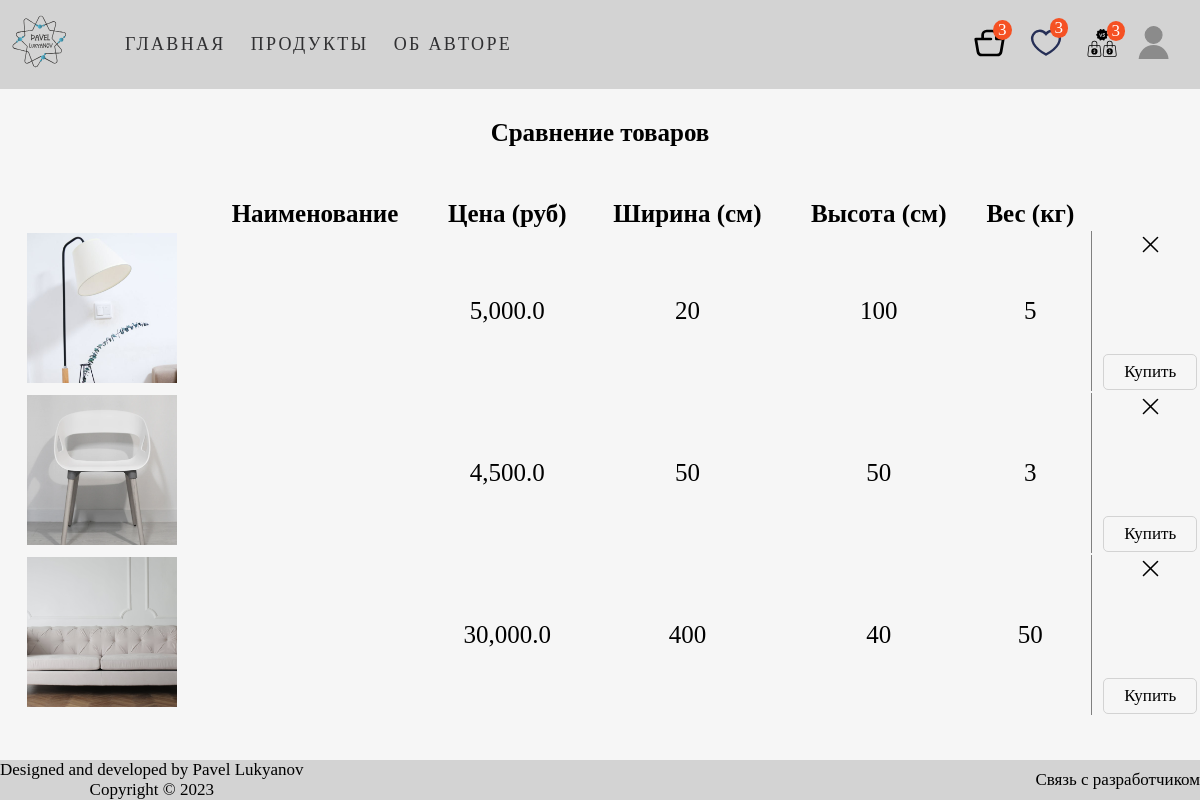
The page /compare/ (signed in) on the database its author committed.
### main_page/models.py (models this page shows, shortened)
class Menu(models.Model):
    title = models.CharField(max_length=50)
    url = models.CharField(max_length=100)
    class Meta:
        verbose_name = 'Меню'
        verbose_name_plural = 'Меню'

class Product(models.Model):
    category = models.ForeignKey(Category, on_delete=models.CASCADE, null=True,
                                 verbose_name='Категория')
    name = models.CharField(max_length=50, db_index=True, verbose_name='Наименование', null=True)
    slug = models.SlugField(max_length=100, db_index=True, null=True, verbose_name='Слаг')
    description = models.TextField(max_length=350, verbose_name='Описание', null=True)
    img = models.ImageField(upload_to='main_page/images', verbose_name='Изображение', null=True)
    width = models.CharField(max_length=10, verbose_name='Ширина (см)', null=True)
    height = models.CharField(max_length=10, verbose_name='Высота (см)', null=True)
    weight = models.CharField(max_length=10, verbose_name='Вес (кг)', null=True)
    price = models.FloatField(max_length=6, verbose_name='Цена (руб)', null=True)
    discount_price = models.CharField(max_length=10, null=True, verbose_name='Цена со скидкой')
    start_date = models.DateTimeField(null=True, blank=True, verbose_name='Дата старта распродажи')
    end_date = models.DateTimeField(null=True, blank=True, verbose_name='Дата окончания распродажи')
    availability_status = models.ForeignKey(ProductAvailability, on_delete=models.CASCADE, null=True, verbose_name='Наличие')
    reviewer = models.ForeignKey(Profile, on_delete=models.CASCADE, null=True, blank=True)
    vote_total = models.IntegerField(default=0, null=True, blank=True)
    vote_ratio = models.IntegerField(default=0, null=True, blank=True)
    created = models.DateTimeField(auto_now_add=True, null=True)
    updated = models.DateTimeField(auto_now=True, null=True)
    cart_prods = models.ForeignKey(ShoppingCart, on_delete=models.CASCADE, null=True)
    class Meta:
        ordering = ('name', '-vote_ratio', '-vote_total')
        index_together = ('id', 'slug',)
        verbose_name = 'Товар'
        verbose_name_plural = 'Товары'

### prod_comparison/views.py (the view)
# urls.py: path('', views.get_all_products, name='all_compare'),
@login_required
def get_all_products(request):
    menu = Menu.objects.all()
    cart_prods_counter = request.user.shoppingcart_set.all()
    favourite_prods_counter = request.user.favourite_set.all()
    compare_prods_counter = request.user.compare_set.all()
    compare_items = request.user.compare_set.all()
    compare_items = [item.product for item in compare_items]
    return render(request, 'prod_compare/compare_prod.html', {
        'compare_items': compare_items,
        'menu': menu,
        'cart_prods_counter': cart_prods_counter,
        'favourite_prods_counter': favourite_prods_counter,
        'compare_prods_counter': compare_prods_counter,
    })

### templates/prod_compare/compare_prod.html
{% extends 'main_page/base.html' %}
{% load static %}
{% block css %}
    <link rel="stylesheet" href="{% static 'css/compare.css' %}">
{% endblock %}
{% block content %}
    <h1 class="compare-app__title">Сравнение товаров</h1>
    <section class="container">
        <div class="compare-group">
            <table class="compare-product-table">
                <thead>
                    <tr class="row-titles">
                        <th class="product-thumbnail">&nbsp;</th>
                        <th class="product-name">Наименование</th>
                        <th class="product-price">Цена (руб)</th>
                        <th class="product-width">Ширина (см)</th>
                        <th class="product-height">Высота (см)</th>
                        <th class="product-weight">Вес (кг)</th>
                        <th class="product-remove"></th>
                    </tr>
                </thead>
                <tbody>
                    {% if compare_items %}
                        {% for spec in compare_items %}
                            <tr class="table-row">
                                <td><img src="{{ spec.img.url }}" height="150" width="150" alt="Товар"></td>
                                <td><p>{{ spec.product }}</p></td>
                                <td><p>{{ spec.price }}</p></td>
                                <td><p>{{ spec.width }}</p></td>
                                <td><p>{{ spec.height }}</p></td>
                                <td><p>{{ spec.weight }}</p></td>
                                <td class="product-action-section">
                                    <div class="product-action">
                                        <a class="remove-prod" href="{% url 'compare:remove_item' spec.id %}">
                                            <img src="{% static 'shopping_cart/remove-icon.svg' %}" width="25px" height="25px"
                                            alt="Удалить товар">
                                        </a>
                                        <a class="buy-prod" href="{% url 'cart:add_item' spec.id %}">Купить</a>
                                    </div>
                                </td>
                            </tr>
                        {% endfor %}
                    {% endif %}
                </tbody>
            </table>
        </div>
    </section>
{% endblock %}

### templates/main_page/base.html (shortened to what this page needs)
<!DOCTYPE html>
{% load static %}
<html lang="en">
<head>
    <link rel="stylesheet" href="{% static 'css/base.css' %}">
    {% block css %} {% endblock %}
</head>
<body>
    <header class="page-header">
        <div class="page-header__wrapper container">
            <nav class="site-nav page-header__site-nav">
                <div class="page-header__logo">
                    <a href="{% url 'main_page:index' %}">
                        <img src="{% static 'main_page/my_logo.svg' %}" width="80" height="80" alt="Логотип автора">
                    </a>
                </div>
                <ul class="site-nav__list">
                    {% for item in menu %}
                        <li class="site-nav__item"><a href="{{ item.url }}">{{ item.title }}</a></li>
                    {% endfor %}
                </ul>
            </nav>
            <div class="user-nav__user-block">
                {% if user.is_authenticated %}
                    <div class="user-nav__shop_block">
                        <span class="cart-counter">{{ cart_prods_counter.count }}</span>
                        <span class="favourite-counter">{{ favourite_prods_counter.count }}</span>
                        <span class="compare-counter">{{ compare_prods_counter.count }}</span>
                        <a href="{% url 'cart:cart' %}"><img src="{% static 'main_page/shop_cart.svg' %}"
                                                             height="32" width="33" alt="Корзина товаров">
                        </a>
                        <a href="{% url 'favourites:all_products' %}"><img src="{% static 'main_page/favourites-icon.svg' %}"
                                                                           width="32" height="33" alt="Избранное">
                        </a>
                        <a href="{% url 'compare:all_compare' %}"><img src="{% static 'main_page/compare.svg' %}"
                                                                           width="32" height="33" alt="Избранное">
                        </a>
                    </div>
                    <div class="user-nav__profile">
                        <a class="user-nav__logo" id="user-icon" href="{% url 'main_page:index' %}">
                            <img src="{% static 'main_page/user_logo.svg' %}"
                                 width="32" height="33" alt="Пользователь">
                        </a>
                    </div>
                {% else %}
                    <ul class="user-nav__user-auth">
                        <li><a href="{% url 'signup' %}">Зарегистрироваться</a></li>
                        <li><a href="{% url 'login' %}">Войти</a></li>
                    </ul>
                {% endif %}
            </div>
        </div>
    </header>
    {% block content %}
    {% endblock %}
    <footer class="basement-content">
        <div class="footer container">
            <div class="info-line">
                <div class="rights">
                    <p>Designed and developed by Pavel Lukyanov</p>
                    <p>Copyright © 2023</p>
                </div>
                <div class="info-line__menu">
                    <a class="top-line__menu-item" href="https://t.me/Lukianov08">Связь с разработчиком</a>
                </div>
            </div>
        </div>
    </footer>
</body>
</html>

### main_page/static/css/base.css (style rules this page uses)
body { height: 100%; padding: 0; margin: 0; background-color: #f6f6f6; }
h1, h2, h3, p { margin: 0; padding: 0; }
.container { max-width: 1200px; min-width: 320px; margin: 0 auto; box-sizing: border-box }
a { text-decoration: none; color: black; cursor: pointer; }
.page-header { position: sticky; top: 0; }
ul { margin: 0; padding: 0; }
.page-header { background-color: lightgray; }
.page-header__logo { display: inline-block; padding-top: 5px; }
.page-header__wrapper { display: flex; flex-wrap: wrap; justify-content: space-between; align-items: center; }
.page-header__site-nav { display: flex; align-items: center; }
.site-nav__list { display: flex; margin-left: 20px; list-style: none; }
.site-nav__item, .user-nav__logo { margin: 15px 0 15px 0; padding-left: 25px; }
.site-nav__item a { font-size: 18px; line-height: 19px; color: #303032; text-transform: uppercase; letter-spacing: .13em; }
.user-nav__user-block { display: flex; align-items: center; }
.user-nav__logo { margin: 0; padding: 0; }
.user-nav__profile { display: flex; justify-content: center; flex-direction: column; align-items: center; margin-right: 30px; }
.user-nav__profile { position: relative; display: block; }
.user-nav__shop_block { position: relative; margin-right: 20px; }
.user-nav__shop_block a:not(:last-child) { margin-right: 20px; }
.user-nav__shop_block span { position: absolute; text-transform: uppercase; font-size: 17px; padding: 0 5px 0 5px; border-radius: 100%; color: white; background-color: #f55123; }
.cart-counter { top: -6px; left: 20px; }
.favourite-counter { top: -8px; right:50px; }
.compare-counter { top: -5px; right: -7px; }
.basement-content { position: absolute; bottom: 0; width: 100%; margin-top: 40px; background-color: #d3d3d3; }
.info-line { display: flex; justify-content: space-between; align-items: center; font-size: 17px; }
.rights p { text-align: center; font-weight: 400; }

### prod_comparison/static/css/compare.css (style rules this page uses)
body { padding: 0; margin: 0; background-color: #f6f6f6; }
a { text-decoration: none; color: black; cursor: pointer; }
section { padding: 20px 0 20px 0; font-size: 25px; }
.compare-app__title { text-align: center; font-size: 25px; padding: 30px 0 30px 0; }
.compare-product-table { width: 100%; text-align: center; }
.compare-product-table tr { margin-bottom: 100px; }
.product-action-section { border-left: 1px solid rgb(128, 128, 128); }
.product-action { display: flex; flex-direction: column; justify-content: space-between; height: 158px; padding-left: 10px; }
.buy-prod { font-size: 17px; border-radius: 5px; border: 1px solid lightgray; padding: 7px; }

### rows shown on the page
Menu: title "ГЛАВНАЯ"
Menu: title "ПРОДУКТЫ"
Menu: title "ОБ АВТОРЕ"
Product: img (picture), price "5,000.0", width "20", height "100", weight "5"
Product: img (picture), price "4,500.0", width "50", height "50", weight "3"
Product: img (picture), price "30,000.0", width "400", height "40", weight "50"

### other values the page prints
{{ cart_prods_counter.count }} "3"
{{ favourite_prods_counter.count }} "3"
{{ compare_prods_counter.count }} "3"
